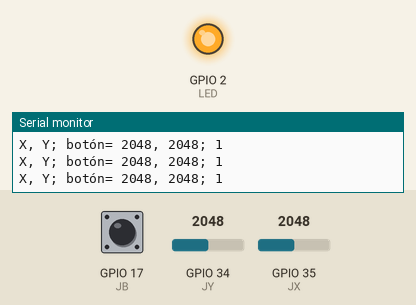
A sketch run on a simulated ESP32. Parts: output pins drawn as LEDs (lit = HIGH), the last lines printed to the serial monitor. Inputs (shaded band) come from the test bench; at power-on: GPIO 17 (JB) HIGH, GPIO 34 (JY) = 2048, GPIO 35 (JX) = 2048.

Above: at 1.3 s.
1.4 s: GPIO 17 (JB) pulled LOW for 0.65 s
At 1.9 s:
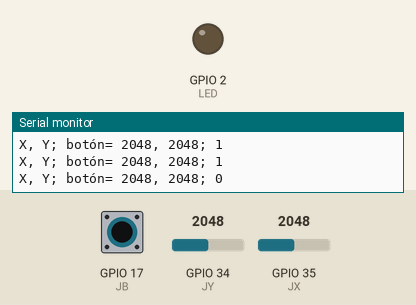
3.6 s: GPIO 17 (JB) pulled LOW for 3.2 s
At 8.4 s:
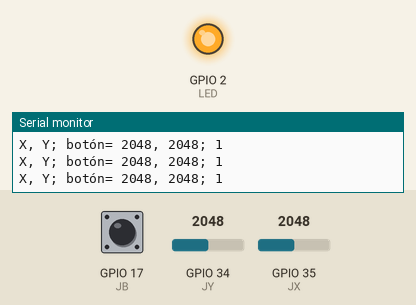
Timing chart, 0 to 9.9 s (numbered marks = the images above; inputs shaded):
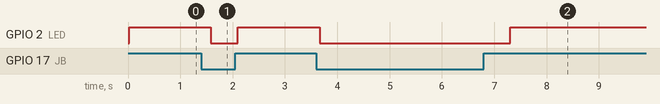

The sketch:

joystick.ino
```cpp
/* Test de joystick
Conexiones joystick - Arduino UNO:
GND - GND
Vcc - 5v
VRx - A0: Canal 0 del ADC // ADC1_6
VRy - A1: Canal 1 del ADC // ADC1_7
SW  - D9                  // TX2
*/

#define LED    2
#define JX     35
#define JY     34
#define JB     17

void setup()
{
     pinMode(JB, INPUT_PULLUP);  //activar resistencia pull up
	 pinMode(LED, OUTPUT); // LED

	 Serial.begin(9600);
}

void loop()
{
     int pos_X = 0;
     int pos_Y = 0;
     bool boton = false;

     // Lectura del joystick
     pos_X = analogRead(JX);
     delay(20);            // pausa entre lecturas analógicas (necesaria)
     pos_Y = analogRead(JY);
     boton = digitalRead(JB);
	   //digitalWrite(LED, JB); // controla el led con el estado del botón

     if (boton == HIGH) {
    digitalWrite(LED, HIGH);
      }
     else {
    digitalWrite(LED, LOW);
    }


     // Mostrar valores por consola
     Serial.print("X, Y; botón= " );
     Serial.print(pos_X);
     Serial.print(", ");
     Serial.print(pos_Y);
     Serial.print("; ");
     Serial.println(boton);
     delay(500);
}
```

Measured:
- after the input at 1.4 s, GPIO 2 (LED): HIGH → LOW after 0.18 s, → HIGH 0.52 s later
- after the input at 3.6 s, GPIO 2 (LED): HIGH → LOW after 0.06 s, → HIGH 3.6 s later
